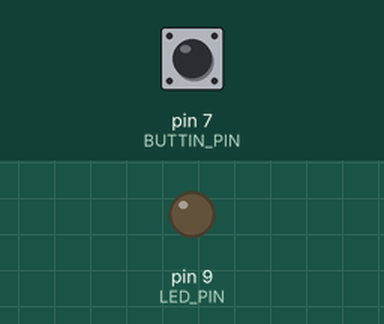
A sketch run on a simulated Arduino Uno, built with avr-gcc and run on an emulated ATmega328P. Shown: output pins drawn as LEDs (lit = HIGH). The inputs (shaded band) are chosen by the test bench; at power-on: pin 7 (BUTTIN_PIN) LOW. What the sketch prints to the serial monitor is not drawn.

Above: at 1.2 s.
1.3 s: pin 7 (BUTTIN_PIN) pulled HIGH for 0.15 s
At 2.5 s:
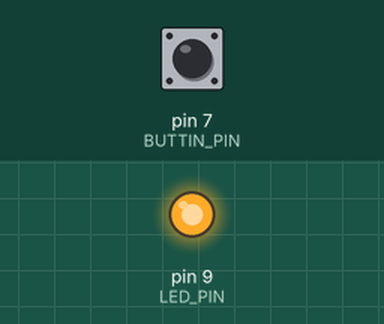
2.9 s: pin 7 (BUTTIN_PIN) pulled HIGH for 1 s
At 4.6 s:
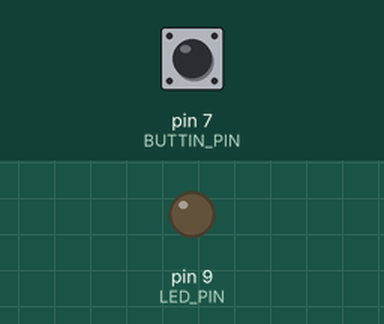
6.9 s: pin 7 (BUTTIN_PIN) pulled HIGH for 3.2 s
At 10.6 s:
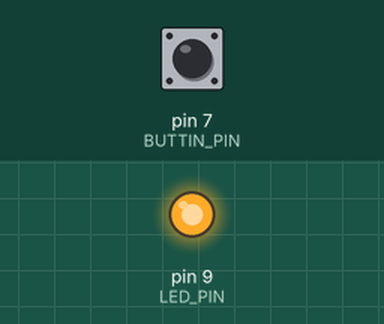
Timing chart, 0 to 12.1 s (numbered marks = the images above; inputs shaded):
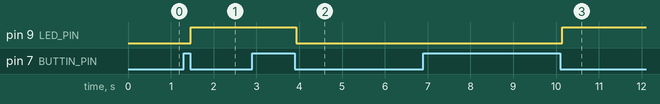

The sketch:

Button_3.ino
```cpp
const int BUTTIN_PIN = 7; // 開/關燈按鈕的接腳(PIN)
const int LED_PIN = 9; // LED 燈的接腳

int ledState = 0; // LED開/關狀態值, Ex: ledState = 1 (開燈), 0 (關燈)
int perButtonState = 0; // 前一次 Button 的狀態

void setup() {
  Serial.begin(9600);
  pinMode(BUTTIN_PIN, INPUT); // 設定按鈕的接腳為輸入，因為我們要讀取他的狀態值
  pinMode(LED_PIN, OUTPUT); // 設定LED的接腳為輸出
}

void loop() {
  // 判斷是否 BUTTIN_ON_PIN 被按下(開燈)
  int curButtonState = digitalRead(BUTTIN_PIN); // 目前 Button 的狀態
  Serial.print("curButtonState = ");
  Serial.print(curButtonState);
  Serial.print(", ");
  Serial.print("perButtonState = ");
  Serial.println(perButtonState);
  if(curButtonState != perButtonState) {
    if(curButtonState == LOW) { // LOW = 0, HIGH = 1
      ledState = ledState == 0 ? 1 : 0;
    }
    perButtonState = curButtonState; // 狀態交換
  }

  // 判斷 ledState 的狀態
  if(ledState == 1) { // ledState = 1 (開燈), 0 (關燈)
    digitalWrite(LED_PIN, HIGH);
  } else {
    digitalWrite(LED_PIN, LOW);
  }

  delay(50);
}
```

Measured:
- after the input at 1.3 s, pin 9 (LED_PIN): LOW → HIGH after 0.16 s
- after the input at 2.9 s, pin 9 (LED_PIN): HIGH → LOW after 1.0 s
- after the input at 6.9 s, pin 9 (LED_PIN): LOW → HIGH after 3.2 s
